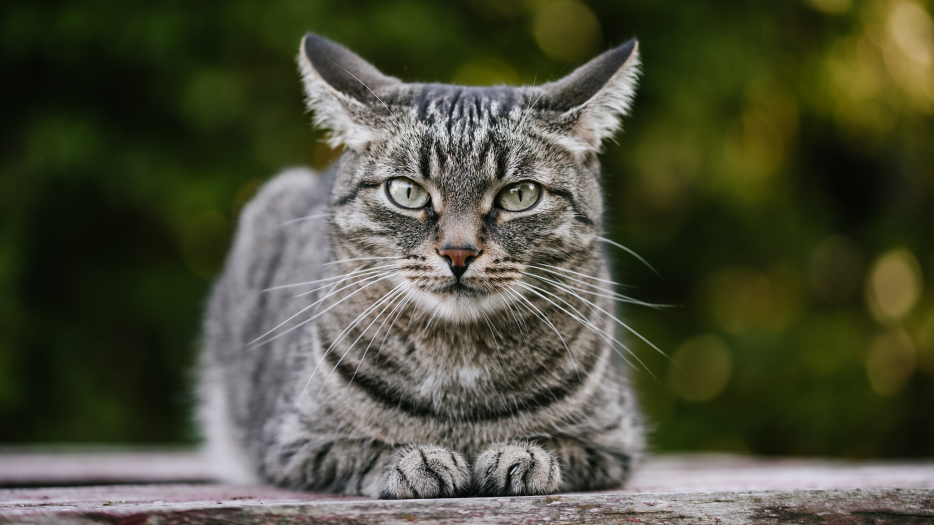
#> input picture Photos/cat.jpeg, 2800 x 1575 px (shown at 1/3 size)
$ python thresholding.py
#> lines starting #> are read from the running program, lines starting #| are printed output that depends on the picture; after the words box and inside, x2 and y2 are one past the last pixel; in counts of white or black regions, pixels touching at a corner belong together
import cv2 as cv

image = cv.imread('Photos/cat.jpeg')
#> image is the input picture: shape (1575, 2800, 3); mean B, G, R 59.1, 78.8, 77.2
cv.imshow("Cat", image)

gray = cv.cvtColor(image, cv.COLOR_BGR2GRAY)
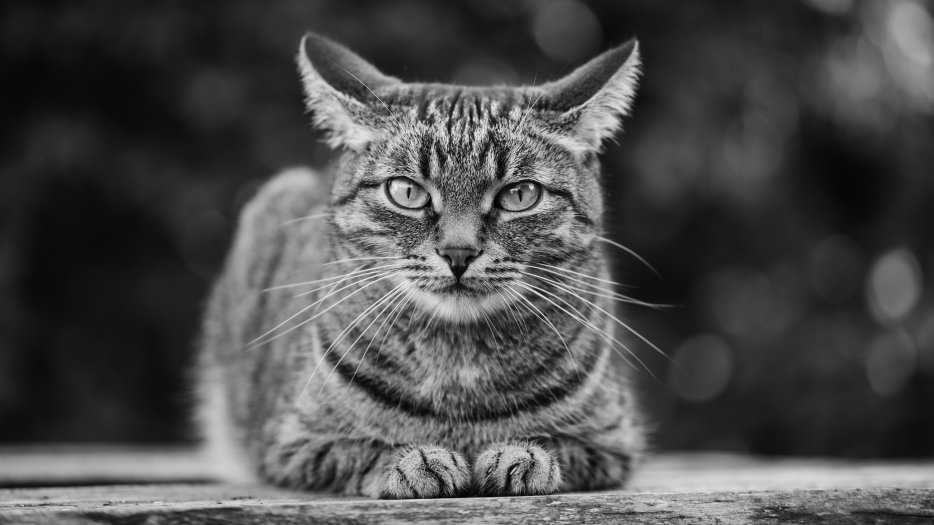
#> gray: shape (1575, 2800) (shown at 1/3 size); min 0, max 254, mean 76.1
cv.imshow("Gray", gray)

threshold, thresh = cv.threshold(gray, 150, 225, cv.THRESH_BINARY)
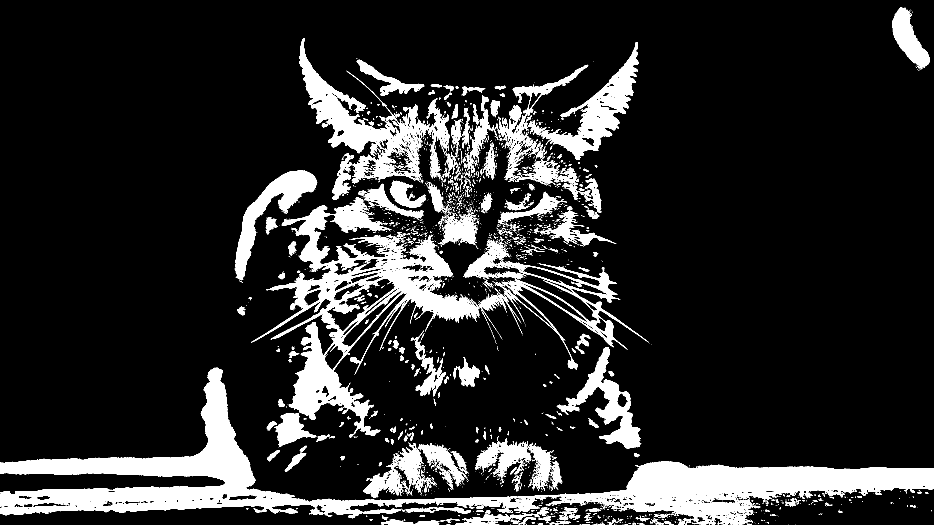
#> thresh: shape (1575, 2800) (shown at 1/3 size); values 0 (black) and 225 (white), 14.3% white; 3045 white regions (2574 under 20 px), largest, box (x1, y1, x2, y2) and area: (0, 1103, 2800, 1575) 222825, (753, 591, 1438, 1312) 102664, (898, 114, 1288, 552) 40802
cv.imshow("Threshold", thresh)

threshold2, thresh2 = cv.threshold(gray, 120, 225, cv.THRESH_BINARY)
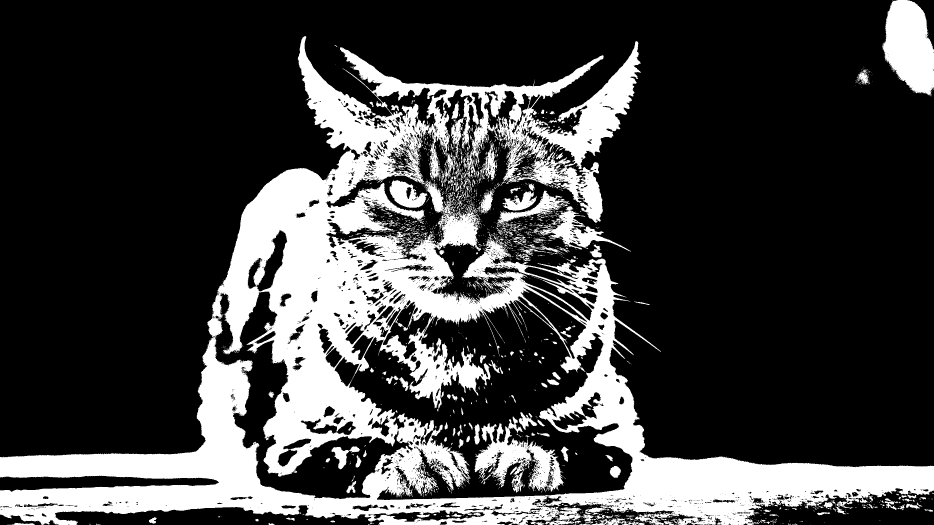
#> thresh2: shape (1575, 2800) (shown at 1/3 size); values 0 (black) and 225 (white), 25% white; 2213 white regions (1875 under 20 px), largest, box (x1, y1, x2, y2) and area: (0, 108, 2800, 1575) 975362, (2646, 0, 2800, 289) 31577, (1423, 1250, 1697, 1477) 23252
cv.imshow("Thresh_Light", thresh2)

threshold_inv, thresh_inv = cv.threshold(gray, 120, 225, cv.THRESH_BINARY_INV)
cv.imshow("Thresh_INV", thresh_inv)

adaptive = cv.adaptiveThreshold(gray, 255, cv.ADAPTIVE_THRESH_MEAN_C,
cv.THRESH_BINARY, 11, 3)
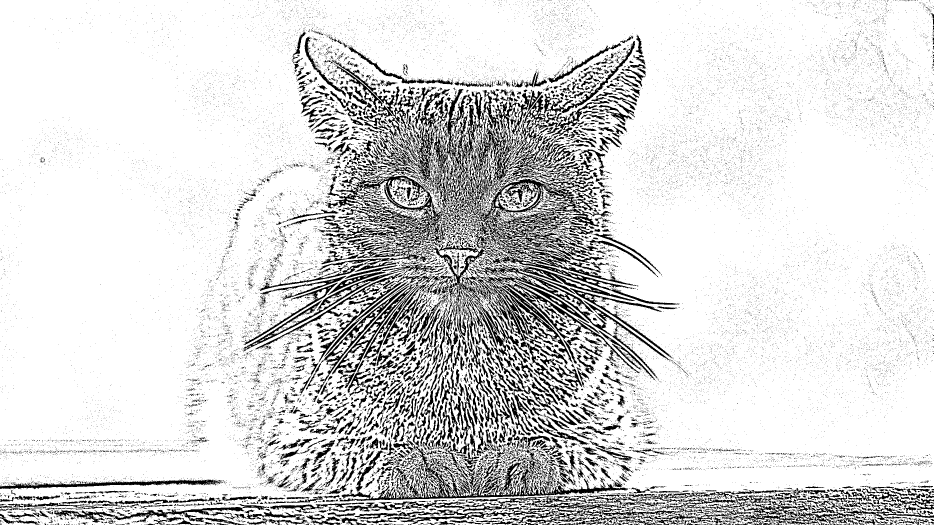
#> adaptive: shape (1575, 2800) (shown at 1/3 size); 84.8% white; 33354 black regions (31328 under 20 px), largest, box (x1, y1, x2, y2) and area: (966, 267, 1800, 775) 88005, (1018, 1205, 1884, 1504) 25773, (1201, 1486, 2022, 1575) 17327
cv.imshow("Adaptive", adaptive)

cv.waitKey(0)
